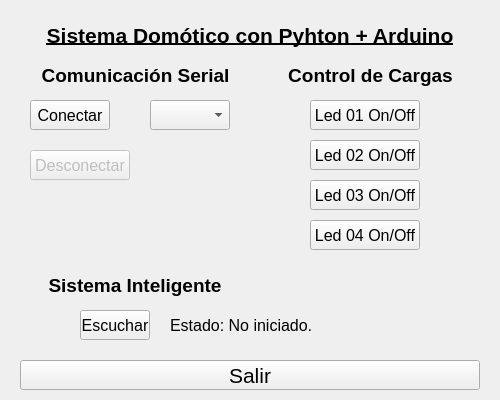
<?xml version="1.0" encoding="UTF-8"?>
<ui version="4.0">
 <class>SisDomArduino</class>
 <widget class="QWidget" name="SisDomArduino">
  <property name="geometry">
   <rect>
    <x>0</x>
    <y>0</y>
    <width>500</width>
    <height>400</height>
   </rect>
  </property>
  <property name="font">
   <font>
    <weight>50</weight>
    <bold>false</bold>
   </font>
  </property>
  <property name="windowTitle">
   <string notr="true">Sistema Domótico</string>
  </property>
  <property name="toolTip">
   <string notr="true"/>
  </property>
  <property name="statusTip">
   <string notr="true"/>
  </property>
  <property name="whatsThis">
   <string notr="true"/>
  </property>
  <property name="accessibleName">
   <string notr="true"/>
  </property>
  <property name="accessibleDescription">
   <string notr="true"/>
  </property>
  <property name="autoFillBackground">
   <bool>false</bool>
  </property>
  <property name="locale">
   <locale language="Spanish" country="Peru"/>
  </property>
  <property name="windowFilePath">
   <string notr="true"/>
  </property>
  <widget class="QPushButton" name="bConect">
   <property name="enabled">
    <bool>true</bool>
   </property>
   <property name="geometry">
    <rect>
     <x>30</x>
     <y>100</y>
     <width>80</width>
     <height>30</height>
    </rect>
   </property>
   <property name="font">
    <font>
     <pointsize>12</pointsize>
     <weight>50</weight>
     <bold>false</bold>
    </font>
   </property>
   <property name="toolTip">
    <string notr="true">Conectar</string>
   </property>
   <property name="statusTip">
    <string notr="true"/>
   </property>
   <property name="whatsThis">
    <string notr="true"/>
   </property>
   <property name="accessibleName">
    <string notr="true"/>
   </property>
   <property name="accessibleDescription">
    <string notr="true"/>
   </property>
   <property name="locale">
    <locale language="Spanish" country="Peru"/>
   </property>
   <property name="text">
    <string notr="true">Conectar</string>
   </property>
  </widget>
  <widget class="QPushButton" name="bLed1">
   <property name="geometry">
    <rect>
     <x>310</x>
     <y>100</y>
     <width>110</width>
     <height>30</height>
    </rect>
   </property>
   <property name="font">
    <font>
     <family>Arial</family>
     <pointsize>12</pointsize>
     <weight>50</weight>
     <bold>false</bold>
    </font>
   </property>
   <property name="toolTip">
    <string notr="true">Controla Led 01</string>
   </property>
   <property name="statusTip">
    <string notr="true"/>
   </property>
   <property name="whatsThis">
    <string notr="true"/>
   </property>
   <property name="accessibleName">
    <string notr="true"/>
   </property>
   <property name="accessibleDescription">
    <string notr="true"/>
   </property>
   <property name="locale">
    <locale language="Spanish" country="Peru"/>
   </property>
   <property name="text">
    <string notr="true">Led 01 On/Off</string>
   </property>
  </widget>
  <widget class="QPushButton" name="bEscuchar">
   <property name="enabled">
    <bool>true</bool>
   </property>
   <property name="geometry">
    <rect>
     <x>80</x>
     <y>310</y>
     <width>70</width>
     <height>30</height>
    </rect>
   </property>
   <property name="font">
    <font>
     <pointsize>12</pointsize>
     <weight>50</weight>
     <bold>false</bold>
    </font>
   </property>
   <property name="toolTip">
    <string notr="true">Activar micrófono</string>
   </property>
   <property name="statusTip">
    <string notr="true"/>
   </property>
   <property name="whatsThis">
    <string notr="true"/>
   </property>
   <property name="accessibleName">
    <string notr="true"/>
   </property>
   <property name="accessibleDescription">
    <string notr="true"/>
   </property>
   <property name="locale">
    <locale language="Spanish" country="Peru"/>
   </property>
   <property name="text">
    <string notr="true">Escuchar</string>
   </property>
  </widget>
  <widget class="QPushButton" name="bSalir">
   <property name="geometry">
    <rect>
     <x>20</x>
     <y>360</y>
     <width>460</width>
     <height>30</height>
    </rect>
   </property>
   <property name="font">
    <font>
     <pointsize>16</pointsize>
     <weight>50</weight>
     <bold>false</bold>
    </font>
   </property>
   <property name="toolTip">
    <string notr="true">Desconecta y Cierra la aplicación</string>
   </property>
   <property name="statusTip">
    <string notr="true"/>
   </property>
   <property name="whatsThis">
    <string notr="true"/>
   </property>
   <property name="accessibleName">
    <string notr="true"/>
   </property>
   <property name="accessibleDescription">
    <string notr="true"/>
   </property>
   <property name="locale">
    <locale language="Spanish" country="Peru"/>
   </property>
   <property name="text">
    <string notr="true">Salir</string>
   </property>
   <property name="shortcut">
    <string>Ctrl+W</string>
   </property>
  </widget>
  <widget class="QLabel" name="titulo01">
   <property name="geometry">
    <rect>
     <x>40</x>
     <y>20</y>
     <width>420</width>
     <height>30</height>
    </rect>
   </property>
   <property name="font">
    <font>
     <family>Arial</family>
     <pointsize>16</pointsize>
     <weight>75</weight>
     <bold>true</bold>
     <underline>true</underline>
    </font>
   </property>
   <property name="toolTip">
    <string notr="true"/>
   </property>
   <property name="whatsThis">
    <string notr="true"/>
   </property>
   <property name="accessibleName">
    <string notr="true"/>
   </property>
   <property name="accessibleDescription">
    <string notr="true"/>
   </property>
   <property name="locale">
    <locale language="Spanish" country="Peru"/>
   </property>
   <property name="text">
    <string notr="true">Sistema Domótico con Pyhton + Arduino</string>
   </property>
   <property name="alignment">
    <set>Qt::AlignCenter</set>
   </property>
  </widget>
  <widget class="QLabel" name="titulo02">
   <property name="geometry">
    <rect>
     <x>30</x>
     <y>60</y>
     <width>211</width>
     <height>30</height>
    </rect>
   </property>
   <property name="font">
    <font>
     <family>Arial</family>
     <pointsize>14</pointsize>
     <weight>75</weight>
     <bold>true</bold>
     <underline>false</underline>
    </font>
   </property>
   <property name="toolTip">
    <string notr="true"/>
   </property>
   <property name="whatsThis">
    <string notr="true"/>
   </property>
   <property name="accessibleName">
    <string notr="true"/>
   </property>
   <property name="accessibleDescription">
    <string notr="true"/>
   </property>
   <property name="locale">
    <locale language="Spanish" country="Peru"/>
   </property>
   <property name="text">
    <string notr="true">Comunicación Serial</string>
   </property>
   <property name="alignment">
    <set>Qt::AlignCenter</set>
   </property>
  </widget>
  <widget class="QComboBox" name="listaPuertos">
   <property name="geometry">
    <rect>
     <x>150</x>
     <y>100</y>
     <width>80</width>
     <height>30</height>
    </rect>
   </property>
   <property name="font">
    <font>
     <family>Arial</family>
     <pointsize>12</pointsize>
     <weight>50</weight>
     <bold>false</bold>
    </font>
   </property>
   <property name="toolTip">
    <string notr="true">Selecciona el Puerto Serial a usar.</string>
   </property>
   <property name="statusTip">
    <string notr="true"/>
   </property>
   <property name="whatsThis">
    <string notr="true"/>
   </property>
   <property name="accessibleName">
    <string notr="true"/>
   </property>
   <property name="accessibleDescription">
    <string notr="true"/>
   </property>
   <property name="currentText">
    <string notr="true">Puerto</string>
   </property>
   <property name="placeholderText">
    <string notr="true">Puerto</string>
   </property>
   <item>
    <property name="text">
     <string notr="true">COM1</string>
    </property>
   </item>
   <item>
    <property name="text">
     <string notr="true">COM2</string>
    </property>
   </item>
   <item>
    <property name="text">
     <string notr="true">COM3</string>
    </property>
   </item>
   <item>
    <property name="text">
     <string notr="true">COM4</string>
    </property>
   </item>
   <item>
    <property name="text">
     <string notr="true">COM5</string>
    </property>
   </item>
   <item>
    <property name="text">
     <string notr="true">COM6</string>
    </property>
   </item>
   <item>
    <property name="text">
     <string notr="true">COM7</string>
    </property>
   </item>
   <item>
    <property name="text">
     <string notr="true">COM8</string>
    </property>
   </item>
   <item>
    <property name="text">
     <string notr="true">COM9</string>
    </property>
   </item>
   <item>
    <property name="text">
     <string notr="true">COM10</string>
    </property>
   </item>
   <item>
    <property name="text">
     <string notr="true">COM11</string>
    </property>
   </item>
   <item>
    <property name="text">
     <string notr="true">COM12</string>
    </property>
   </item>
  </widget>
  <widget class="QLabel" name="titulo03">
   <property name="geometry">
    <rect>
     <x>270</x>
     <y>60</y>
     <width>201</width>
     <height>30</height>
    </rect>
   </property>
   <property name="font">
    <font>
     <family>Arial</family>
     <pointsize>14</pointsize>
     <weight>75</weight>
     <bold>true</bold>
     <underline>false</underline>
    </font>
   </property>
   <property name="toolTip">
    <string notr="true"/>
   </property>
   <property name="whatsThis">
    <string notr="true"/>
   </property>
   <property name="accessibleName">
    <string notr="true"/>
   </property>
   <property name="accessibleDescription">
    <string notr="true"/>
   </property>
   <property name="locale">
    <locale language="Spanish" country="Peru"/>
   </property>
   <property name="text">
    <string notr="true">Control de Cargas</string>
   </property>
   <property name="alignment">
    <set>Qt::AlignCenter</set>
   </property>
  </widget>
  <widget class="QPushButton" name="bDesconect">
   <property name="enabled">
    <bool>false</bool>
   </property>
   <property name="geometry">
    <rect>
     <x>30</x>
     <y>150</y>
     <width>100</width>
     <height>30</height>
    </rect>
   </property>
   <property name="font">
    <font>
     <pointsize>12</pointsize>
     <weight>50</weight>
     <bold>false</bold>
    </font>
   </property>
   <property name="toolTip">
    <string notr="true">Desconectar</string>
   </property>
   <property name="statusTip">
    <string notr="true"/>
   </property>
   <property name="whatsThis">
    <string notr="true"/>
   </property>
   <property name="accessibleName">
    <string notr="true"/>
   </property>
   <property name="accessibleDescription">
    <string notr="true"/>
   </property>
   <property name="locale">
    <locale language="Spanish" country="Peru"/>
   </property>
   <property name="text">
    <string notr="true">Desconectar</string>
   </property>
  </widget>
  <widget class="QLabel" name="titulo04">
   <property name="enabled">
    <bool>true</bool>
   </property>
   <property name="geometry">
    <rect>
     <x>40</x>
     <y>270</y>
     <width>190</width>
     <height>30</height>
    </rect>
   </property>
   <property name="font">
    <font>
     <family>Arial</family>
     <pointsize>14</pointsize>
     <weight>75</weight>
     <bold>true</bold>
     <underline>false</underline>
    </font>
   </property>
   <property name="toolTip">
    <string notr="true"/>
   </property>
   <property name="whatsThis">
    <string notr="true"/>
   </property>
   <property name="accessibleName">
    <string notr="true"/>
   </property>
   <property name="accessibleDescription">
    <string notr="true"/>
   </property>
   <property name="locale">
    <locale language="Spanish" country="Peru"/>
   </property>
   <property name="text">
    <string notr="true">Sistema Inteligente</string>
   </property>
   <property name="alignment">
    <set>Qt::AlignCenter</set>
   </property>
  </widget>
  <widget class="QLabel" name="txt1">
   <property name="enabled">
    <bool>true</bool>
   </property>
   <property name="geometry">
    <rect>
     <x>170</x>
     <y>310</y>
     <width>150</width>
     <height>30</height>
    </rect>
   </property>
   <property name="font">
    <font>
     <family>Arial</family>
     <pointsize>12</pointsize>
     <weight>50</weight>
     <bold>false</bold>
     <underline>false</underline>
    </font>
   </property>
   <property name="toolTip">
    <string notr="true"/>
   </property>
   <property name="whatsThis">
    <string notr="true"/>
   </property>
   <property name="accessibleName">
    <string notr="true"/>
   </property>
   <property name="accessibleDescription">
    <string notr="true"/>
   </property>
   <property name="locale">
    <locale language="Spanish" country="Peru"/>
   </property>
   <property name="text">
    <string notr="true">Estado: No iniciado.</string>
   </property>
   <property name="alignment">
    <set>Qt::AlignLeading|Qt::AlignLeft|Qt::AlignVCenter</set>
   </property>
  </widget>
  <widget class="QPushButton" name="bLed2On">
   <property name="geometry">
    <rect>
     <x>310</x>
     <y>140</y>
     <width>110</width>
     <height>30</height>
    </rect>
   </property>
   <property name="font">
    <font>
     <family>Arial</family>
     <pointsize>12</pointsize>
     <weight>50</weight>
     <bold>false</bold>
    </font>
   </property>
   <property name="toolTip">
    <string notr="true">Controla Led 02</string>
   </property>
   <property name="statusTip">
    <string notr="true"/>
   </property>
   <property name="whatsThis">
    <string notr="true"/>
   </property>
   <property name="accessibleName">
    <string notr="true"/>
   </property>
   <property name="accessibleDescription">
    <string notr="true"/>
   </property>
   <property name="locale">
    <locale language="Spanish" country="Peru"/>
   </property>
   <property name="text">
    <string notr="true">Led 02 On/Off</string>
   </property>
  </widget>
  <widget class="QPushButton" name="bLed3">
   <property name="geometry">
    <rect>
     <x>310</x>
     <y>180</y>
     <width>110</width>
     <height>30</height>
    </rect>
   </property>
   <property name="font">
    <font>
     <family>Arial</family>
     <pointsize>12</pointsize>
     <weight>50</weight>
     <bold>false</bold>
    </font>
   </property>
   <property name="toolTip">
    <string notr="true">Controla Led 03</string>
   </property>
   <property name="statusTip">
    <string notr="true"/>
   </property>
   <property name="whatsThis">
    <string notr="true"/>
   </property>
   <property name="accessibleName">
    <string notr="true"/>
   </property>
   <property name="accessibleDescription">
    <string notr="true"/>
   </property>
   <property name="locale">
    <locale language="Spanish" country="Peru"/>
   </property>
   <property name="text">
    <string notr="true">Led 03 On/Off</string>
   </property>
  </widget>
  <widget class="QPushButton" name="bLed4">
   <property name="geometry">
    <rect>
     <x>310</x>
     <y>220</y>
     <width>110</width>
     <height>30</height>
    </rect>
   </property>
   <property name="font">
    <font>
     <family>Arial</family>
     <pointsize>12</pointsize>
     <weight>50</weight>
     <bold>false</bold>
    </font>
   </property>
   <property name="toolTip">
    <string notr="true">Controla Led 04</string>
   </property>
   <property name="statusTip">
    <string notr="true"/>
   </property>
   <property name="whatsThis">
    <string notr="true"/>
   </property>
   <property name="accessibleName">
    <string notr="true"/>
   </property>
   <property name="accessibleDescription">
    <string notr="true"/>
   </property>
   <property name="locale">
    <locale language="Spanish" country="Peru"/>
   </property>
   <property name="text">
    <string notr="true">Led 04 On/Off</string>
   </property>
  </widget>
  <widget class="QLabel" name="img01">
   <property name="geometry">
    <rect>
     <x>50</x>
     <y>200</y>
     <width>65</width>
     <height>65</height>
    </rect>
   </property>
   <property name="font">
    <font>
     <family>Arial</family>
     <pointsize>12</pointsize>
     <weight>50</weight>
     <bold>false</bold>
     <underline>false</underline>
    </font>
   </property>
   <property name="toolTip">
    <string notr="true"/>
   </property>
   <property name="whatsThis">
    <string notr="true"/>
   </property>
   <property name="accessibleName">
    <string notr="true"/>
   </property>
   <property name="accessibleDescription">
    <string notr="true"/>
   </property>
   <property name="locale">
    <locale language="Spanish" country="Peru"/>
   </property>
   <property name="text">
    <string notr="true">&lt;html&gt;&lt;head/&gt;&lt;body&gt;&lt;p&gt;&lt;img src=&quot;:/MisImagenes/ConectorSerial_64x64.png&quot;/&gt;&lt;/p&gt;&lt;/body&gt;&lt;/html&gt;</string>
   </property>
   <property name="alignment">
    <set>Qt::AlignLeading|Qt::AlignLeft|Qt::AlignVCenter</set>
   </property>
  </widget>
  <widget class="QLabel" name="img02">
   <property name="geometry">
    <rect>
     <x>180</x>
     <y>170</y>
     <width>65</width>
     <height>65</height>
    </rect>
   </property>
   <property name="font">
    <font>
     <family>Arial</family>
     <pointsize>12</pointsize>
     <weight>50</weight>
     <bold>false</bold>
     <underline>false</underline>
    </font>
   </property>
   <property name="toolTip">
    <string notr="true"/>
   </property>
   <property name="whatsThis">
    <string notr="true"/>
   </property>
   <property name="accessibleName">
    <string notr="true"/>
   </property>
   <property name="accessibleDescription">
    <string notr="true"/>
   </property>
   <property name="locale">
    <locale language="Spanish" country="Peru"/>
   </property>
   <property name="text">
    <string notr="true">&lt;html&gt;&lt;head/&gt;&lt;body&gt;&lt;p&gt;&lt;img src=&quot;:/MisImagenes/ImagenDeLed__64x64.png&quot;/&gt;&lt;/p&gt;&lt;/body&gt;&lt;/html&gt;</string>
   </property>
   <property name="alignment">
    <set>Qt::AlignLeading|Qt::AlignLeft|Qt::AlignVCenter</set>
   </property>
  </widget>
  <widget class="QLabel" name="img03">
   <property name="enabled">
    <bool>true</bool>
   </property>
   <property name="geometry">
    <rect>
     <x>330</x>
     <y>280</y>
     <width>65</width>
     <height>65</height>
    </rect>
   </property>
   <property name="font">
    <font>
     <family>Arial</family>
     <pointsize>12</pointsize>
     <weight>50</weight>
     <bold>false</bold>
     <underline>false</underline>
    </font>
   </property>
   <property name="toolTip">
    <string notr="true"/>
   </property>
   <property name="whatsThis">
    <string notr="true"/>
   </property>
   <property name="accessibleName">
    <string notr="true"/>
   </property>
   <property name="accessibleDescription">
    <string notr="true"/>
   </property>
   <property name="locale">
    <locale language="Spanish" country="Peru"/>
   </property>
   <property name="text">
    <string notr="true">&lt;html&gt;&lt;head/&gt;&lt;body&gt;&lt;p&gt;&lt;img src=&quot;:/MisImagenes/Microfono_64x64.png&quot;/&gt;&lt;/p&gt;&lt;/body&gt;&lt;/html&gt;</string>
   </property>
   <property name="alignment">
    <set>Qt::AlignLeading|Qt::AlignLeft|Qt::AlignVCenter</set>
   </property>
  </widget>
 </widget>
 <tabstops>
  <tabstop>bConect</tabstop>
  <tabstop>bDesconect</tabstop>
  <tabstop>listaPuertos</tabstop>
  <tabstop>bEscuchar</tabstop>
  <tabstop>bLed1</tabstop>
  <tabstop>bLed2On</tabstop>
  <tabstop>bLed3</tabstop>
  <tabstop>bLed4</tabstop>
  <tabstop>bSalir</tabstop>
 </tabstops>
 <resources>
  <include location="../Recursos/InsertImgToQtDesigner.qrc"/>
 </resources>
 <connections>
  <connection>
   <sender>bSalir</sender>
   <signal>clicked()</signal>
   <receiver>SisDomArduino</receiver>
   <slot>close()</slot>
   <hints>
    <hint type="sourcelabel">
     <x>464</x>
     <y>378</y>
    </hint>
    <hint type="destinationlabel">
     <x>492</x>
     <y>376</y>
    </hint>
   </hints>
  </connection>
 </connections>
</ui>
